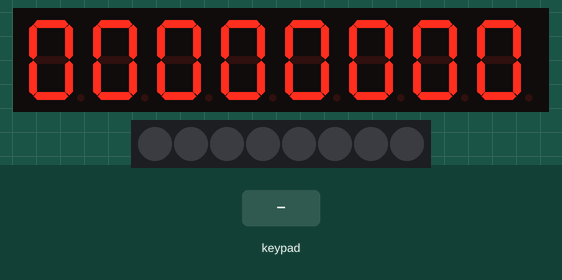
The sketch below on a simulated Arduino Uno, built with avr-gcc and run on an emulated ATmega328P. On the bench: 8-digit seven-segment display, 8 RGB LEDs in strip order, left to right. Wiring (inferred from the names in the program): TM1638 display and keys: STB pin 10; clock pin 9; DIO pin 8. Inputs (shaded band) come from the test bench. What the sketch prints to the serial monitor is not drawn.

Above: at 1.2 s.
1.3 s: keypad keys 1 2 pressed 0.4 s apart
At 1.39 s:
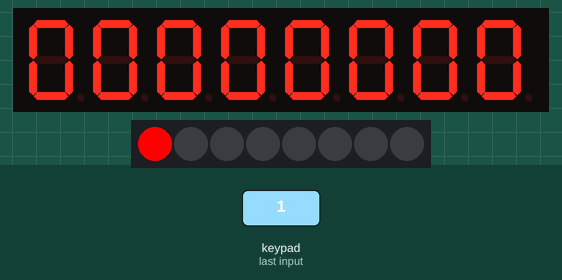
3.6 s: key '3' pressed
At 3.68 s:
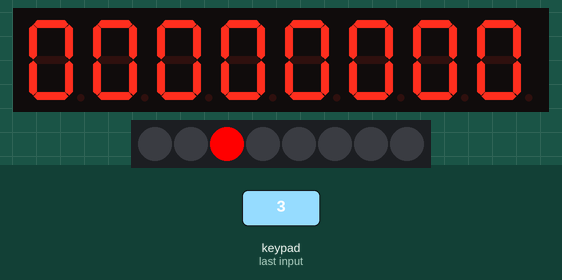
5.2 s: key '4' pressed
At 5.29 s:
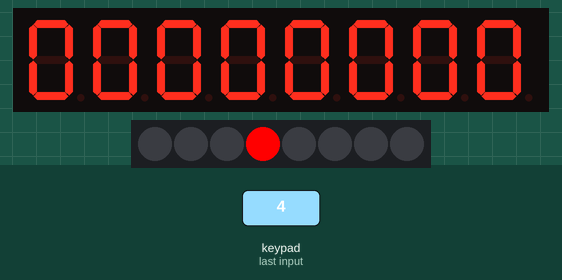
6.8 s: keypad keys 2 5 pressed 0.4 s apart
At 7.8 s:
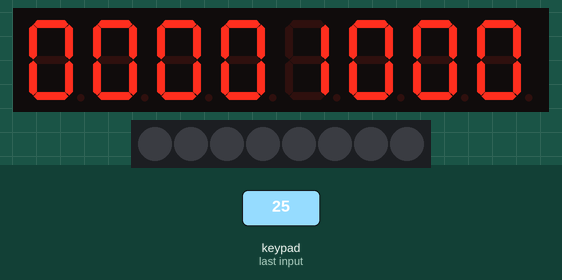
Timing chart, 0 to 9.8 s (numbered marks = the images above; inputs shaded):
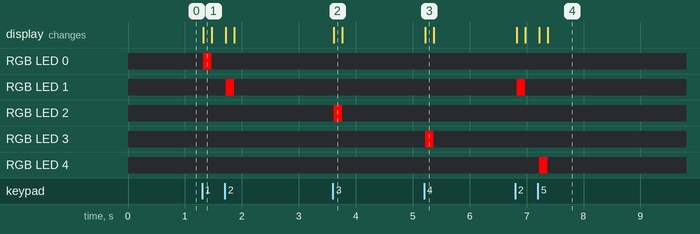

Measured:
- after the input at 1.3 s, RGB LED 0: off → RGB(255, 0, 0) at once, → off 0.15 s later; RGB LED 1: off → RGB(255, 0, 0) after 0.41 s, → off 0.15 s later
- after the input at 3.6 s, RGB LED 2: off → RGB(255, 0, 0) at once, → off 0.15 s later
- after the input at 5.2 s, RGB LED 3: off → RGB(255, 0, 0) at once, → off 0.15 s later
- after the input at 6.8 s, RGB LED 1: off → RGB(255, 0, 0) at once, → off 0.15 s later; RGB LED 4: off → RGB(255, 0, 0) after 0.42 s, → off 0.15 s later

The sketch:

bitbang2.ino
```cpp
#define SBAUD 115200

#define STB 10
#define CLK 9
#define DIO 8

#define CMDMSK 0x01 // 8 bit mask for least significant bit (LSB)
#define ON 0x8F // turn on display with max brightness
#define OFF 0x87 // turn off display

              /*   0     1     2     3    4     5     6     7     8     9 */
int digits[10] = {0x3f, 0x06, 0x5b, 0x4f, 0x66, 0x6d, 0x7d, 0x07, 0x7f, 0x6f}; // dictionary for 7-segement integer representations
// int led[8] = {};
int count = 0;
int t = 0;
int debounce = 15;

void cmdout(int cmd){ // Send 8 bit instruction
  byte j;
  for(j=0; j<8; j++){ // left shift out 8 bits
    if(cmd & CMDMSK){ // Set output pin to 1/0 from mask
      digitalWrite(DIO,HIGH);
    } else {
      digitalWrite(DIO,LOW);
    }
    // clocks the LSB at the output pin
    digitalWrite(CLK, HIGH);
    cmd = cmd>>1;
    digitalWrite(CLK, LOW);
  }
}

int push_read(bool doAdd) {
  int cmd;
  byte v;
  int buttons = 0x00;
  int place;

  cmd = 0x42; // Read the buttons and set DIO to MISO and read 4 bytes
  digitalWrite(STB, LOW);
  cmdout(cmd); // Read data
  pinMode(DIO, INPUT_PULLUP);


  for (int i = 0; i < 4; i++) { // read 4 bytes
    place = 1000/(pow(10, i));
    v = datin(8); // receive 1 byte (8 bits)
    // Serial.println("Received byte ");
    // Serial.print(i);
    // Serial.print("\t");
    // Serial.println(v, HEX);
    if (v == 0x8) { // S5-S8 is pushed
      v = 0x10;
      v = v<<i;
      // Serial.print("\nbutton pushed at v:");
      // Serial.println(v);
      if (doAdd) {
        count += place;
        if (count > 9999) {
          count = 0;
        }
      }
    }
    else if (v == 0x80) {
      v = 0x1;
      v = v<<i;
      // Serial.print("\nbutton pushed at v:");
      // Serial.println(v);
      count = 0;

    }
    buttons = buttons | v;
  }

  pinMode(DIO, OUTPUT);

  digitalWrite(STB, HIGH);
  return buttons;
}

void led(byte v, int pos) {
  int cmd;
  pos = 0xc1 + (pos<<1);
  // Serial.println(pos);
  cmd = 0x44; // single address display
  digitalWrite(STB, LOW);
  cmdout(0x44);
  digitalWrite(STB, HIGH);

  digitalWrite(STB, LOW);
  // Serial.print("c1 + pos");
  // Serial.println(pos, BIN);
  cmdout(pos); // led 1 address increcement by next led position
  cmdout(v);
  digitalWrite(STB, HIGH);
}
void display_led(byte buttons) {
  int msk;
  for(int pos = 0; pos <8; pos++) {
    msk = 0x1<<pos; // mask each bit position
    led(buttons&msk ? 1:0, pos); // bit at position i is 1, set led
  }
}
int counter(bool doAdd) {
  int buttons = push_read(doAdd);
  display_led(buttons);

  // Serial.print("\ncounter: ");
  // Serial.println(count);
  // Serial.println("\n");

  display_num(count, buttons);


  return buttons;
}

int datin(byte cnt) {
  int v;
  byte j;
  v = 0;
  for(j = 0; j<cnt; j++) { // loop for cnt bits
    v = v<<1;
    digitalWrite(CLK, HIGH);
    v = v | digitalRead(DIO);
    digitalWrite(CLK, LOW);
  }
  return v;
}

void shiftcmd(int cmd) { // shift cmd for debug
  digitalWrite(STB, LOW);
  shiftOut(8, CLK, LSBFIRST, cmd);
  digitalWrite(STB, HIGH);
}

void display_num(int num, int buttons) { // supports 4 digit display

  int cmd;
  int digit;

  int powten[4] = {1000,100,10,1};
  for (int i = 0; i < 4; i++) {
    cmd = 0x44;
    digitalWrite(STB, LOW);
    cmdout(cmd);
    digitalWrite(STB, HIGH);

    cmd = (0xc8 + i*2); // 1000s address
    digit = (num/powten[i] % 10);
    digitalWrite(STB, LOW);
    cmdout(cmd);
    cmdout(digits[digit]); // sets digit to dec;
    digitalWrite(STB, HIGH);
  }

  // digitalWrite(STB, LOW);

  // int powten[4] = {1, 10, 100, 1000};
  // digit = (num/powten[i] % 10);
  // cmdout(digits[digit]); // sets digit to dec;

  // for (int i = 3; i >= 0; i--) {
  //   // Serial.print("counter =");
  //   // Serial.println(num);
  //   // Serial.print("powten =");
  //   // Serial.println(powten[i]);
  //   digit = (num/powten[i] % 10);

  //   // Serial.print("digit = ");
  //   // Serial.println(digit);

  //   // Serial.print("digits[i] = ");
  //   // Serial.println(digits[digit], HEX);
  //   cmdout(digits[digit]); // sets digit to dec;
  //   // cmdout(0x00); // sets led off;

  // }
  // digitalWrite(STB, HIGH);

}
void debug_setLED(int cmd) {
  shiftcmd(cmd); // debug
}
void setLED(int cmd) {
  digitalWrite(STB, LOW); // strobe low sets peripheral to listen on DIO
  cmdout(cmd); // send instruction
  digitalWrite(STB, HIGH); // complete data transmission
}

void debug_reset() {

  shiftcmd(0x40); // sequential addressing
  digitalWrite(STB, LOW);
  shiftOut(DIO, CLK, LSBFIRST, 0xC0); // starting address to 0
  digitalWrite(STB, HIGH);

  digitalWrite(STB, LOW);
  for (int i = 0; i < 17; i++) {
    if (i%2) { // odd
      shiftOut(DIO, CLK, LSBFIRST, 0x3F); // sets digit to 0;
    } else {
      shiftOut(DIO, CLK, LSBFIRST, 0x01); // set led on
    }
  }
  digitalWrite(STB, HIGH);
}
void reset() {
  count = 0;
  int cmd;
  cmd = 0x40; // sequential addressing
  digitalWrite(STB, LOW);
  cmdout(cmd);
  digitalWrite(STB, HIGH);


  cmd = 0xc0; // first address
  digitalWrite(STB, LOW);
  cmdout(cmd);

  for (int i = 0; i < 16; i++) {
    if (i%2) { // odd
      cmdout(0x00); // sets led offS

    } else {
      cmdout(0x3F); // sets digit to 0;
    }
  }
  digitalWrite(STB, HIGH);
  return;
}

void setup() {
  pinMode(STB, OUTPUT);
  pinMode(CLK, OUTPUT);
  pinMode(DIO, OUTPUT); // set i/o to MOSI at first to activate LED

  Serial.begin(SBAUD);
  Serial.print("\nCold Boot\n");

  digitalWrite(STB, HIGH); // set high on completion of instruction and data transmissions
  digitalWrite(CLK, LOW);
  digitalWrite(DIO, LOW);


  // debug_setLED(ON); // activate led with max brightness
  setLED(ON); // Activate led with max brightness
  reset(); // reset led
  // debug_reset();

}

void loop() {
  int button;
  if (t == 0) {
    button = counter(1);
    if (button) { // buttons is being pressed
      t++;
    }
    else {
      t = 0;
      delay(debounce); // debounce time
    }
  } else if (t < 70) {
    button = counter(0);
    if (button) { // buttons is being pressed
      t++;
    }
    else {
      t = 0;
      delay(debounce); // debounce time
    }
  } else if (t < 90){
    // Serial.println(t);
    button = counter(1);

    if (button) { // buttons is being pressed
      t++;
      delay(150);
    }
    else {
      t = 0;
      delay(debounce); // debounce time
    }
  }
  else {
    Serial.println(t);
    button = counter(1);

    if (button) { // buttons is being pressed
      t++;
      delay(2000/log((pow(2,(t/2)))));
    }
    else {
      t = 0;
      delay(debounce); // debounce time
    }
  }
}
```
